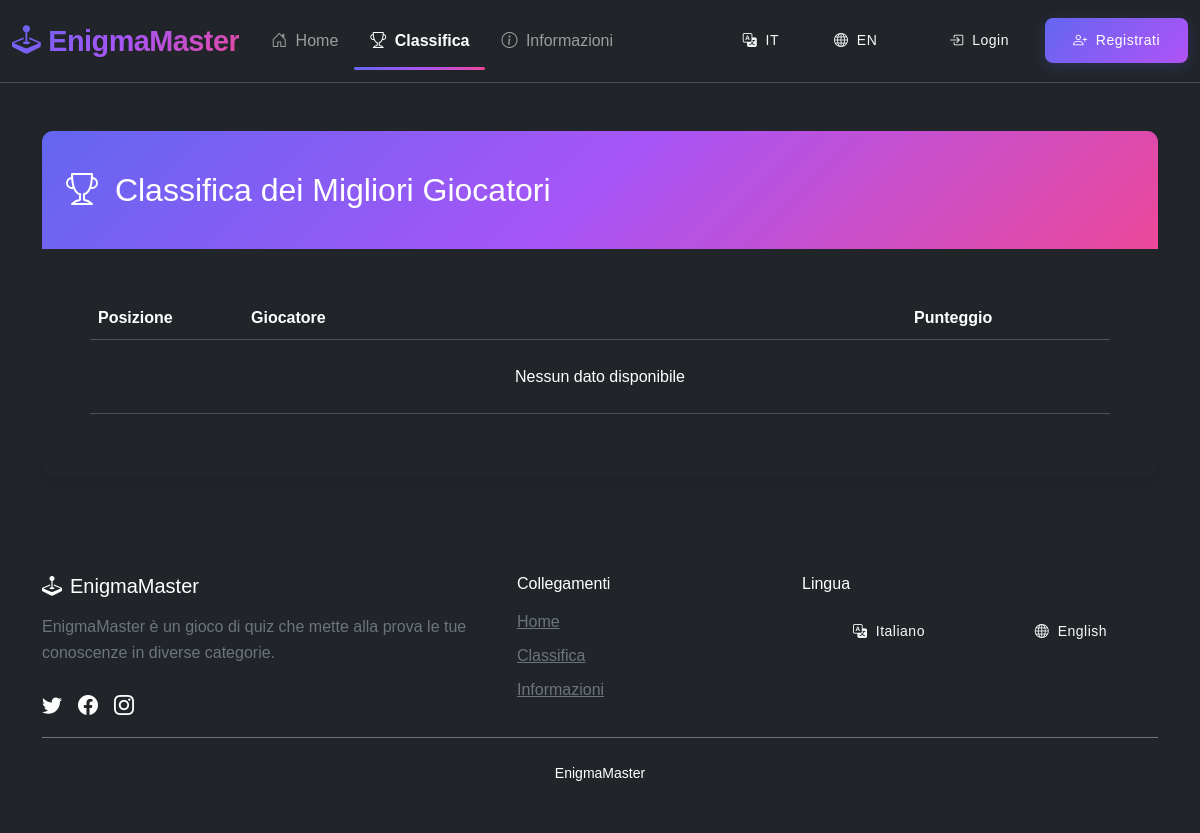
Page /leaderboard.php on the earlier database version.
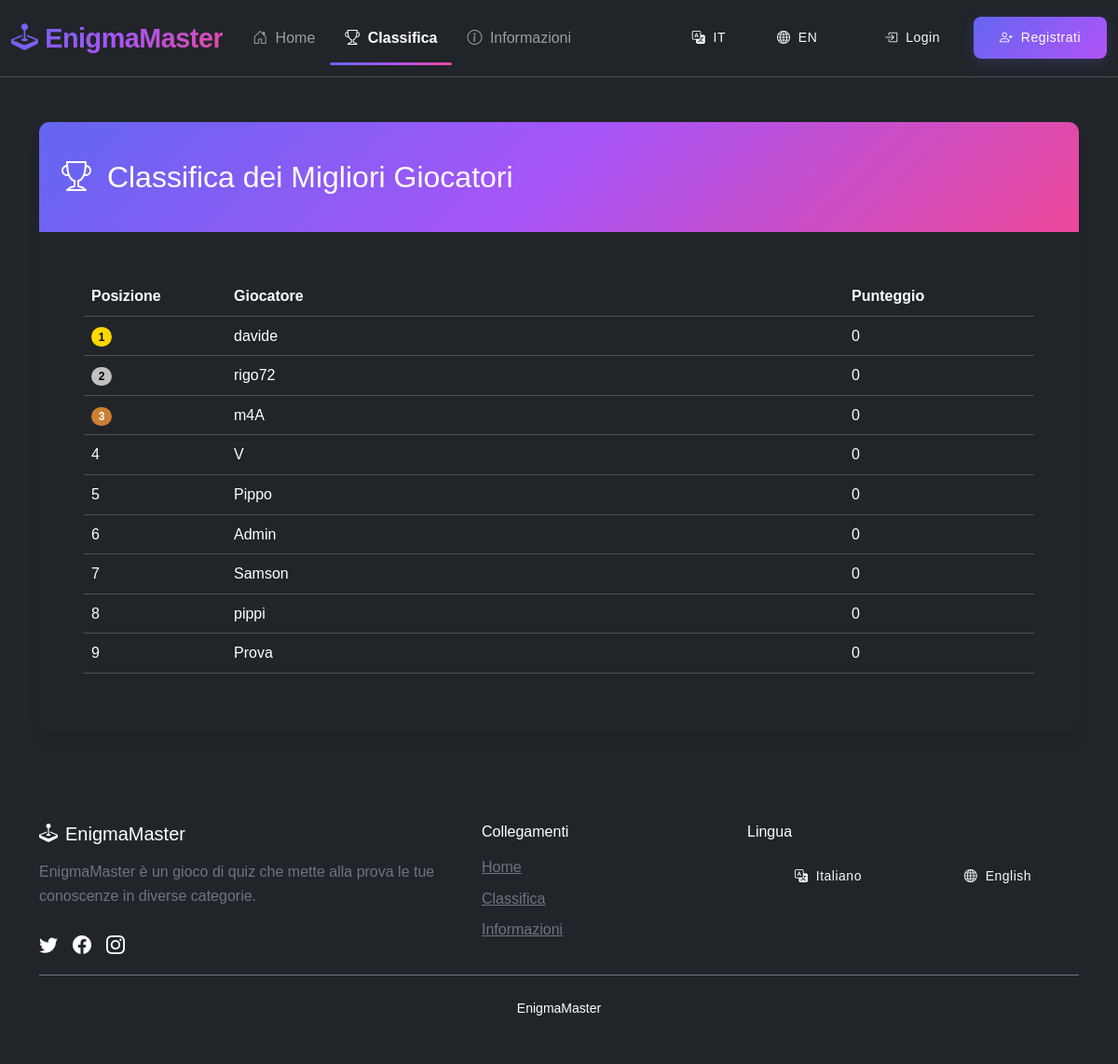
Same page on the later database version.
### tables this page shows
CREATE TABLE utenti (
    id INT AUTO_INCREMENT PRIMARY KEY,
    nome VARCHAR(100) NOT NULL,
    email VARCHAR(150) UNIQUE NOT NULL,
    password VARCHAR(255) NOT NULL,
    punteggio INT DEFAULT 0,
    is_admin BOOLEAN DEFAULT FALSE,
    data_reg TIMESTAMP DEFAULT CURRENT_TIMESTAMP
);

### leaderboard.php (the view, shortened to what this page needs)
<?php
$language = isset($_SESSION['lang']) ? $_SESSION['lang'] : 'it';
include 'config.php';
$query = "
    SELECT u.nome, COALESCE(l.punteggio, 0) AS punteggio
    FROM utenti u
    LEFT JOIN leaderboard l ON u.id = l.utente_id
    ORDER BY punteggio DESC
    LIMIT 50
";
$result = mysqli_query($conn, $query);
?>
<!DOCTYPE html>
<html lang="<?= $language ?>" data-bs-theme="dark">
<head>
    <link href="https://cdn.jsdelivr.net/npm/bootstrap@5.3.2/dist/css/bootstrap.min.css" rel="stylesheet">
    <link rel="stylesheet" href="https://cdn.jsdelivr.net/npm/bootstrap-icons@1.11.1/font/bootstrap-icons.css">
    <link rel="stylesheet" href="./css/style.css">
</head>
<body class="d-flex flex-column min-vh-100 bg-dark text-light">
    <?php include 'components/navbar.php'; ?>
    <main class="flex-grow-1 py-5">
        <div class="container">
            <div class="card bg-dark border-primary shadow-lg">
                <div class="card-header bg-primary text-white">
                    <h2 class="mb-0">
                        <i class="bi bi-trophy me-2"></i>
                        <?= $lang['leaderboard_title'] ?>
                    </h2>
                </div>
                <div class="card-body">
                    <div class="table-responsive">
                        <table class="table table-dark table-hover align-middle">
                            <thead>
                                <tr>
                                    <th width="15%"><?= $lang['position'] ?></th>
                                    <th><?= $lang['player'] ?></th>
                                    <th width="20%"><?= $lang['score'] ?></th>
                                </tr>
                            </thead>
                            <tbody>
                                <?php
                                $posizione = 1;
                                if (mysqli_num_rows($result) > 0):
                                    while ($row = mysqli_fetch_assoc($result)):
                                        $highlight = isset($_SESSION['utente_id']) && $row['nome'] === $_SESSION['nome'] ? 'bg-primary bg-opacity-25' : '';
                                ?>
                                    <tr class="<?= $highlight ?>">
                                        <td>
                                            <?php if ($posizione <= 3): ?>
                                                <span class="badge bg-<?=
                                                    $posizione === 1 ? 'gold' :
                                                    ($posizione === 2 ? 'silver' : 'bronze')
                                                ?> me-2">
                                                    <?= $posizione ?>
                                                </span>
                                            <?php else: ?>
                                                <?= $posizione ?>
                                            <?php endif; ?>
                                        </td>
                                        <td><?= htmlspecialchars($row['nome']) ?></td>
                                        <td><?= $row['punteggio'] ?></td>
                                    </tr>
                                <?php
                                        $posizione++;
                                    endwhile;
                                else:
                                ?>
                                    <tr>
                                        <td colspan="3" class="text-center py-4"><?= $lang['no_data_available'] ?></td>
                                    </tr>
                                <?php endif; ?>
                            </tbody>
                        </table>
                    </div>
                </div>
            </div>
        </div>
    </main>
    <?php include 'components/footer.php'; ?>
</body>
</html>

### components/navbar.php (shortened to what this page needs)
<nav class="navbar navbar-expand-lg navbar-dark bg-dark">
    <div class="container-fluid">
        <a class="navbar-brand fw-bold" href="index.php">
            <i class="bi bi-joystick me-2"></i>EnigmaMaster
        </a>
        <div class="collapse navbar-collapse" id="mainNavbar">
            <ul class="navbar-nav me-auto mb-2 mb-lg-0">
                <li class="nav-item">
                    <a class="nav-link <?= basename($_SERVER['PHP_SELF']) === 'index.php' ? 'active' : '' ?>" href="index.php">
                        <i class="bi bi-house-door me-1"></i>
                        <?= $lang['home'] ?>
                    </a>
                </li>
                <li class="nav-item">
                    <a class="nav-link <?= basename($_SERVER['PHP_SELF']) === 'leaderboard.php' ? 'active' : '' ?>" href="leaderboard.php">
                        <i class="bi bi-trophy me-1"></i>
                        <?= $lang['leaderboard'] ?>
                    </a>
                </li>
                <li class="nav-item">
                    <a class="nav-link <?= basename($_SERVER['PHP_SELF']) === 'info.php' ? 'active' : '' ?>" href="info.php">
                        <i class="bi bi-info-circle me-1"></i>
                        <?= $lang['information'] ?>
                    </a>
                </li>
            </ul>
            <div class="d-flex align-items-center">
                <div class="btn-group me-3 d-none d-sm-flex">
                    <a href="language.php?lang=it" class="btn btn-sm btn-outline-light <?= $_SESSION['lang'] === 'it' ? 'active' : '' ?>">
                        <i class="bi bi-translate me-1"></i> IT
                    </a>
                    <a href="language.php?lang=eng" class="btn btn-sm btn-outline-light <?= $_SESSION['lang'] === 'eng' ? 'active' : '' ?>">
                        <i class="bi bi-globe me-1"></i> EN
                    </a>
                </div>
                <?php if (isset($_SESSION['utente_id'])): ?>
                     <div class="dropdown">
                        <a class="nav-link dropdown-toggle d-flex align-items-center" href="#" role="button" data-bs-toggle="dropdown">
                            <div class="avatar-sm me-2 bg-primary">
                                <?= strtoupper(substr(htmlspecialchars($_SESSION['nome']), 0, 1)) ?>
                            </div>
                            <span class="d-none d-lg-inline"><?= htmlspecialchars($_SESSION['nome']) ?></span>
                        </a>
                        <ul class="dropdown-menu dropdown-menu-end">
                            <li><a class="dropdown-item text-danger" href="logout.php"><i class="bi bi-box-arrow-right me-2"></i> <?= $lang['logout'] ?></a></li>
                        </ul>
                    </div>
                 <?php else: ?>
                    <a href="login.php" class="btn btn-outline-light btn-sm me-2">
                        <i class="bi bi-box-arrow-in-right me-1"></i>
                        <span class="d-none d-sm-inline"><?= $lang['login'] ?></span>
                    </a>
                    <a href="register.php" class="btn btn-primary btn-sm">
                        <i class="bi bi-person-plus me-1"></i>
                        <span class="d-none d-sm-inline"><?= $lang['register'] ?></span>
                    </a>
                <?php endif; ?>
            </div>
        </div>
    </div>
</nav>

### components/footer.php (shortened to what this page needs)
<footer class="bg-dark text-white py-5">
    <div class="container">
        <div class="row g-4">
            <div class="col-lg-5">
                <h3 class="h5 mb-3">
                    <i class="bi bi-joystick me-2"></i>EnigmaMaster
                </h3>
                <p class="text-secondary mb-4"><?= $lang['game_description'] ?></p>
                <div class="d-flex gap-3">
                    <a href="#" class="text-white hover-scale" data-bs-toggle="tooltip" title="Twitter">
                        <i class="bi bi-twitter fs-5"></i>
                    </a>
                    <a href="#" class="text-white hover-scale" data-bs-toggle="tooltip" title="Facebook">
                        <i class="bi bi-facebook fs-5"></i>
                    </a>
                    <a href="#" class="text-white hover-scale" data-bs-toggle="tooltip" title="Instagram">
                        <i class="bi bi-instagram fs-5"></i>
                    </a>
                </div>
            </div>
            <div class="col-lg-3 col-md-6">
                <h5 class="h6 mb-3"><?= $lang['links'] ?></h5>
                <ul class="list-unstyled">
                    <li class="mb-2"><a href="index.php" class="text-secondary hover-text-white"><?= $lang['home'] ?></a></li>
                    <li class="mb-2"><a href="leaderboard.php" class="text-secondary hover-text-white"><?= $lang['leaderboard'] ?></a></li>
                    <li class="mb-2"><a href="info.php" class="text-secondary hover-text-white"><?= $lang['information'] ?></a></li>
                </ul>
            </div>
            <div class="col-lg-4 col-md-6">
                <h5 class="h6 mb-3"><?= $lang['language'] ?></h5>
                <div class="d-flex gap-2">
                    <a href="language.php?lang=it" class="btn btn-outline-light btn-sm flex-grow-1 <?= $_SESSION['lang'] === 'it' ? 'active' : '' ?>">
                        <i class="bi bi-translate me-1"></i> Italiano
                    </a>
                    <a href="language.php?lang=eng" class="btn btn-outline-light btn-sm flex-grow-1 <?= $_SESSION['lang'] === 'eng' ? 'active' : '' ?>">
                        <i class="bi bi-globe me-1"></i> English
                    </a>
                </div>
            </div>
        </div>
        <div class="text-center pt-4 mt-3 border-top border-secondary">
            <p class="small mb-0">EnigmaMaster</p>
        </div>
    </div>
</footer>

### css/style.css (style rules this page uses)
:root { --bs-primary: #6366f1; --bs-primary-rgb: 99, 102, 241; --bs-primary-hover: #4f46e5; --bs-secondary: #94a3b8; --bs-dark: #1e293b; --bs-light: #f8fafc; --bs-gradient: linear-gradient(135deg, #6366f1 0%, #a855f7 50%, #ec4899 100%); --bs-glass-bg: rgba(255, 255, 255, 0.85); --bs-glass-border: rgba(255, 255, 255, 0.18); --bs-border-radius: 12px; --bs-border-radius-lg: 16px; --bs-border-radius-sm: 8px; --bs-box-shadow: 0 4px 6px -1px rgba(0,0,0,0.1); --bs-box-shadow-lg: 0 10px 15px -3px rgba(0,0,0,0.1); }
body { font-family: 'Poppins', sans-serif; background-color: var(--bs-light); color: var(--bs-dark); min-height: 100vh; display: flex; flex-direction: column; line-height: 1.6; }
.navbar { --bs-navbar-padding-y: 0.8rem; --bs-navbar-brand-font-size: 1.8rem; --bs-navbar-brand-font-weight: 700; background: var(--bs-glass-bg); backdrop-filter: blur(12px); -webkit-backdrop-filter: blur(12px); border-bottom: 1px solid var(--bs-glass-border); }
.navbar-brand { background: var(--bs-gradient); -webkit-background-clip: text; background-clip: text; color: transparent; letter-spacing: -0.5px; }
.nav-link { --bs-nav-link-font-weight: 500; position: relative; padding: 0.5rem 1rem !important; }
.nav-link.active { font-weight: 600 !important; }
.nav-link.active::after { content: ''; display: block; height: 3px; width: 100%; background: var(--bs-gradient); position: absolute; bottom: -8px; left: 0; border-radius: 3px; }
.btn { --bs-btn-border-radius: var(--bs-border-radius-sm); --bs-btn-font-weight: 500; --bs-btn-padding-x: 1.75rem; --bs-btn-padding-y: 0.75rem; --bs-btn-transition: all 0.3s cubic-bezier(0.4, 0, 0.2, 1); letter-spacing: 0.5px; border: none; }
.btn-primary { --bs-btn-bg: var(--bs-primary); --bs-btn-border-color: var(--bs-primary); --bs-btn-hover-bg: var(--bs-primary-hover); --bs-btn-hover-border-color: var(--bs-primary-hover); background: var(--bs-gradient) !important; background-size: 200% auto !important; position: relative; overflow: hidden; box-shadow: 0 4px 15px rgba(var(--bs-primary-rgb), 0.2); }
.card { --bs-card-border-radius: var(--bs-border-radius-lg); --bs-card-border-width: 0; --bs-card-box-shadow: var(--bs-box-shadow-lg); --bs-card-cap-padding-y: 2.5rem; --bs-card-cap-padding-x: 1.5rem; --bs-card-spacer-y: 3rem; --bs-card-spacer-x: 3rem; transition: transform 0.3s ease, box-shadow 0.3s ease; }
.card-header { background: var(--bs-gradient) !important; color: white !important; border-bottom: none !important; }
footer { --bs-footer-bg: var(--bs-dark); --bs-footer-color: white; --bs-footer-padding-y: 4rem; background: var(--bs-footer-bg) !important; color: var(--bs-footer-color) !important; margin-top: auto; padding: var(--bs-footer-padding-y) 0 2rem !important; }
footer a { --bs-link-color: #e2e8f0; --bs-link-hover-color: white; transition: all 0.3s ease !important; }
.hover-scale { transition: transform 0.3s ease !important; display: inline-block !important; }
.bg-gold { background-color: gold; color: black; }
.bg-silver { background-color: silver; color: black; }
.bg-bronze { background-color: #cd7f32; color: white; }

Differences in the rows shown:
added utenti: nome "davide", punteggio "0"
added utenti: nome "rigo72", punteggio "0"
added utenti: nome "m4A", punteggio "0"
added utenti: nome "V", punteggio "0"
added utenti: nome "Pippo", punteggio "0"
added utenti: nome "Admin", punteggio "0"
added utenti: nome "Samson", punteggio "0"
added utenti: nome "pippi", punteggio "0"
added utenti: nome "Prova", punteggio "0"
Other differences:
$lang['no_data_available']: "Nessun dato disponibile" → (not shown)
